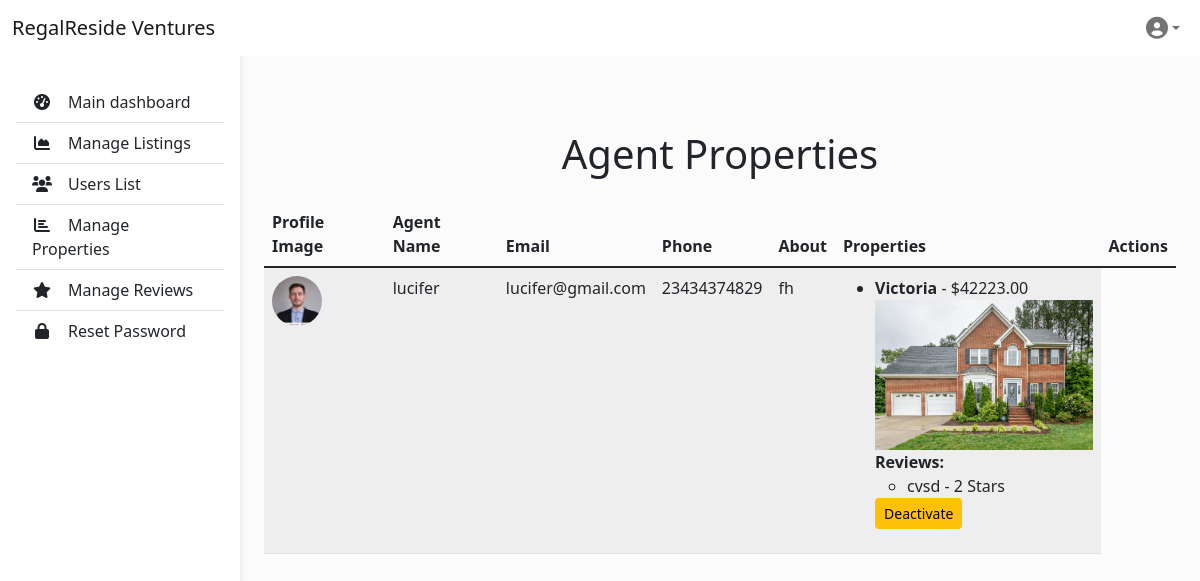
Page /adminpanel/agent-properties/ on the committed database.
### adminpanel/models.py (models this page shows, shortened)
class Profile(models.Model):
    user = models.OneToOneField(User, on_delete=models.CASCADE)
    name = models.CharField(max_length=100, blank=True, null=True)
    email = models.EmailField(blank=True, null=True)
    phone = models.CharField(max_length=15, blank=True, null=True)
    about = models.TextField(blank=True, null=True)
    profile_image = models.ImageField(upload_to='profile_images/', blank=True, null=True)
    id_proof = models.FileField(upload_to='id_proofs/', blank=True, null=True)
    saved_search = models.JSONField(blank=True, null=True)
    is_agent = models.BooleanField(default=False)
    is_active = models.BooleanField(default=True)

class Listing(models.Model):
    PROPERTY_TYPE = [
        ('House', 'House'),
        ('Apartment', 'Apartment'),
        ('Condo', 'Condo'),
    ]
    LISTING_TYPE = [
        ('Rent', 'Rent'),
        ('Sale', 'Sale'),
        ('Lease', 'Lease')
    ]
    title = models.CharField(max_length=200)
    description = models.TextField()
    price = models.DecimalField(max_digits=10, decimal_places=2)
    location = models.CharField(max_length=200)
    property_type = models.CharField(max_length=50, choices=PROPERTY_TYPE)
    listing_type = models.CharField(max_length=10, choices=LISTING_TYPE, null=True)
    bedrooms = models.IntegerField()
    bathrooms = models.IntegerField()
    square_feet = models.IntegerField()
    image = models.ImageField(upload_to='listing/')
    listing_date = models.DateTimeField(auto_now_add=True)
    agent = models.ForeignKey(Profile, on_delete=models.CASCADE)
    is_active = models.BooleanField(default=True)

class Review(models.Model):
    RATING_CHOICES = [(i, str(i)) for i in range(1, 6)]
    listing = models.ForeignKey(Listing, related_name='reviews', on_delete=models.CASCADE)
    user = models.ForeignKey(User, on_delete=models.CASCADE)
    rating = models.PositiveIntegerField(choices=RATING_CHOICES, default=1)
    comment = models.TextField(null=True, blank=True)
    created_at = models.DateTimeField(auto_now_add=True)
    is_active = models.BooleanField(default=True)

### adminpanel/views.py (the view)
# urls.py: path('agent-properties/', agent_properties, name='agent_properties'),
def agent_properties(request):
    agents = Profile.objects.filter(is_agent=True)
    agent_data = {}
    for agent in agents:
        properties = Listing.objects.filter(agent=agent)  # Assuming Listing has a ForeignKey to Profile
        agent_data[agent] = properties  # Store agent and their properties
    return render(request, 'adminpanel/agent_properties.html', {
        'agent_data': agent_data,
    })

### adminpanel/templates/adminpanel/agent_properties.html (shortened to what this page needs)
{% extends "adminpanel/admin_base.html" %}
{% block content %}
<div class="container mt-5">
    <h1 class="text-center">Agent Properties</h1>
    <table class="table table-striped mt-4">
        <thead>
            <tr>
                <th>Profile Image</th>
                <th>Agent Name</th>
                <th>Email</th>
                <th>Phone</th>
                <th>About</th>
                <th>Properties</th>
                <th>Actions</th>
            </tr>
        </thead>
        <tbody>
            {% for agent, properties in agent_data.items %}
            <tr>
                <td>
                    {% if agent.profile_image %}
                        <a href="{% url 'adminpanel:user_details' agent.user.id %}">
                            <img src="{{ agent.profile_image.url }}" alt="{{ agent.user.username }}'s Profile Image" style="width: 50px; height: 50px; border-radius: 50%;">
                        </a>
                    {% else %}
                        <p>No Image</p>
                    {% endif %}
                </td>
                <td>{{ agent.user.username }}</td>
                <td>{{ agent.user.email }}</td>
                <td>{{ agent.phone|default:"Not provided" }}</td>
                <td>{{ agent.about|default:"No information provided" }}</td>
                <td>
                    <ul>
                        {% for property in properties %}
                            <li>
                                <strong>{{ property.title }}</strong> - ${{ property.price }} <br>
                                {% if property.image %}
                                    <a href="{% url 'adminpanel:view_property' property.id %}">
                                        <img src="{{ property.image.url }}" alt="{{ property.title }}" class="img-fluid" style="height: 150px; object-fit: cover;">
                                    </a>
                                {% else %}
                                    <p>No Image</p>
                                {% endif %}
                                <div>
                                    <strong>Reviews:</strong>
                                    <ul>
                                        {% for review in property.reviews.all %}
                                            <li>{{ review.comment }} - {{ review.rating }} Stars</li>
                                        {% empty %}
                                            <li>No reviews available</li>
                                        {% endfor %}
                                    </ul>
                                </div>
                                <div>
                                    {% if property.is_active %}
                                        <a href="{% url 'adminpanel:property_deactivate' property.id %}" class="btn btn-warning btn-sm" onclick="return confirm('Are you sure you want to deactivate this property?');">Deactivate</a>
                                    {% else %}
                                        <a href="{% url 'adminpanel:property_activate' property.id %}" class="btn btn-success btn-sm" onclick="return confirm('Are you sure you want to activate this property?');">Activate</a>
                                    {% endif %}
                                </div>
                            </li>
                        {% empty %}
                            <li>No properties available</li>
                        {% endfor %}
                    </ul>
                </td>
            </tr>
            {% endfor %}
        </tbody>
    </table>
</div>
{% endblock %}

### adminpanel/templates/adminpanel/admin_base.html (style rules this page uses)
body { background-color: #fbfbfb; }

### rows in the picture
Profile: profile_image (picture), user.username "lucifer", user.email "lucifer@gmail.com", phone "23434374829", about "fh"
Listing: title "Victoria", price "42223.00", image (picture), is_active "Deactivate"
Review: comment "cvsd", rating "2"
